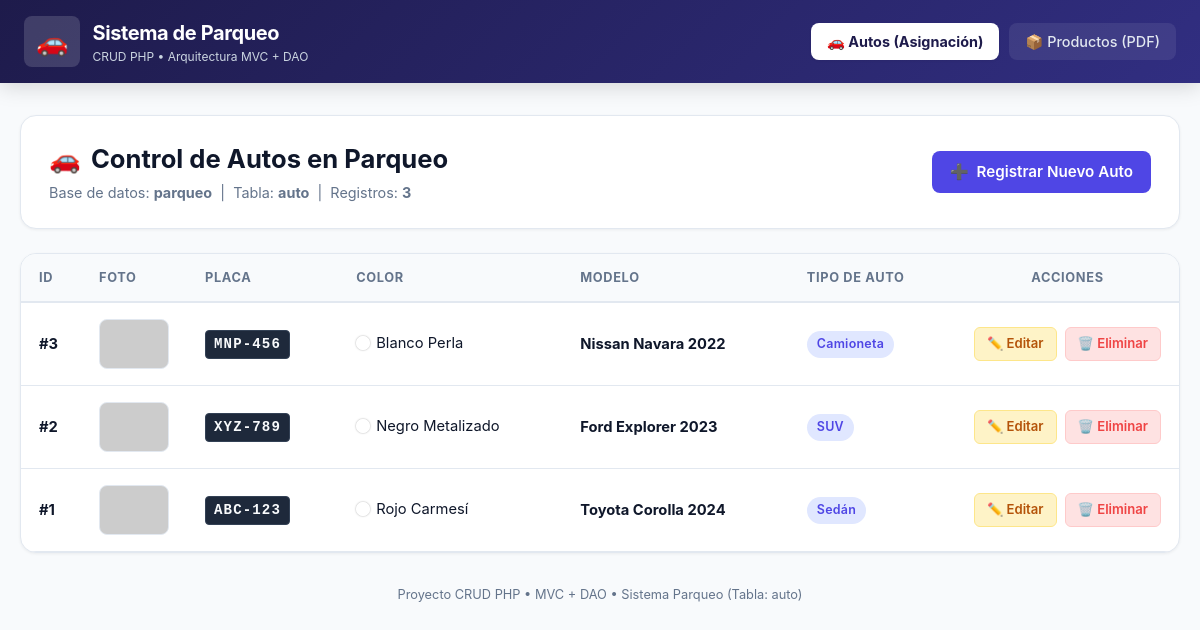
The page / on the database its author committed.
### tables this page shows
CREATE TABLE `auto` (
  `id` int NOT NULL AUTO_INCREMENT,
  `placa` varchar(20) NOT NULL,
  `color` varchar(50) NOT NULL,
  `modelo` varchar(100) NOT NULL,
  `tipoauto` varchar(50) NOT NULL,
  `fotografia` varchar(255) DEFAULT '',
  PRIMARY KEY (`id`)
);

### controlador/AutoController.php (called while the page is built, shortened)
<?php
require_once "modelo/Auto.php";
require_once "modelo/AutoDao.php";
class AutoController
{
    private $dao;
    public function __construct($dao)
    {
        $this->dao = $dao;
    }
    public function index()
    {
        $autos = $this->dao->listar();
        require "vista/autos/index.php";
    }
}

### modelo/AutoDao.php (called while the page is built, shortened)
<?php
require_once "modelo/Auto.php";
class AutoDao
{
    private $conexion;
    public function __construct($conexion)
    {
        $this->conexion = $conexion;
    }
    public function listar()
    {
        $sql = "SELECT id, placa, color, modelo, tipoauto, fotografia
                FROM auto
                ORDER BY id DESC";
        $stmt = $this->conexion->prepare($sql);
        $stmt->execute();
        $autos = [];
        while ($fila = $stmt->fetch(PDO::FETCH_ASSOC)) {
            $auto = new Auto(
                $fila["id"],
                $fila["placa"],
                $fila["color"],
                $fila["modelo"],
                $fila["tipoauto"],
                $fila["fotografia"]
            );
            $autos[] = $auto;
        }
        return $autos;
    }
}

### modelo/Auto.php (called while the page is built, shortened)
<?php
class Auto
{
    private $id;
    private $placa;
    private $color;
    private $modelo;
    private $tipoauto;
    private $fotografia;
    public function __construct(
        $id = null,
        $placa = "",
        $color = "",
        $modelo = "",
        $tipoauto = "",
        $fotografia = ""
    ) {
        $this->id = $id;
        $this->placa = $placa;
        $this->color = $color;
        $this->modelo = $modelo;
        $this->tipoauto = $tipoauto;
        $this->fotografia = $fotografia;
    }
    public function getId()
    {
        return $this->id;
    }
    public function getPlaca()
    {
        return $this->placa;
    }
    public function getColor()
    {
        return $this->color;
    }
    public function getModelo()
    {
        return $this->modelo;
    }
    public function getTipoauto()
    {
        return $this->tipoauto;
    }
    public function getFotografia()
    {
        return $this->fotografia;
    }
}

### vista/autos/index.php (the view, shortened to what this page needs)
<!DOCTYPE html>
<html lang="es">
<head>
    <link rel="stylesheet" href="public/css/estilos.css">
</head>
<body>
    <header class="navbar">
        <div class="nav-container">
            <a href="index.php" class="brand">
                <span class="brand-icon">🚗</span>
                <div>
                    <span class="brand-title">Sistema de Parqueo</span>
                    <span class="brand-subtitle">CRUD PHP • Arquitectura MVC + DAO</span>
                </div>
            </a>
            <nav class="nav-links">
                <a href="index.php?modulo=autos" class="nav-btn active">🚗 Autos (Asignación)</a>
                <a href="index.php?modulo=productos" class="nav-btn">📦 Productos (PDF)</a>
            </nav>
        </div>
    </header>
    <main class="container">
        <div class="header-card">
            <div class="header-info">
                <h1><span>🚗</span> Control de Autos en Parqueo</h1>
                <p>Base de datos: <strong>parqueo</strong> &nbsp;|&nbsp; Tabla: <strong>auto</strong> &nbsp;|&nbsp; Registros: <strong><?= count($autos) ?></strong></p>
            </div>
            <a href="index.php?accion=nuevo" class="btn btn-primary">
                <span>➕</span> Registrar Nuevo Auto
            </a>
        </div>
        <div class="table-card">
            <div class="table-responsive">
                <table class="styled-table">
                    <thead>
                        <tr>
                            <th style="width: 60px;">ID</th>
                            <th style="width: 90px;">Foto</th>
                            <th>Placa</th>
                            <th>Color</th>
                            <th>Modelo</th>
                            <th>Tipo de Auto</th>
                            <th style="width: 170px; text-align: center;">Acciones</th>
                        </tr>
                    </thead>
                    <tbody>
                        <?php if (empty($autos)): ?>
                            <tr>
                                <td colspan="7">
                                    <div class="empty-state">
                                        <span class="empty-icon">🚙</span>
                                        <h3>No hay autos registrados</h3>
                                        <p>Presiona el botón "Registrar Nuevo Auto" para añadir el primero.</p>
                                    </div>
                                </td>
                            </tr>
                        <?php else: ?>
                            <?php foreach ($autos as $auto): ?>
                                <tr>
                                    <td><strong>#<?= $auto->getId() ?></strong></td>
                                    <td>
                                        <div class="thumbnail-box">
                                            <?php if (!empty($auto->getFotografia())): ?>
                                                <img src="<?= htmlspecialchars($auto->getFotografia()) ?>" alt="Auto" onerror="this.onerror=null; this.src='https://placehold.co/100x70?text=Auto';">
                                            <?php else: ?>
                                                <span class="thumbnail-placeholder">🚗</span>
                                            <?php endif; ?>
                                        </div>
                                    </td>
                                    <td>
                                        <span class="badge badge-plate"><?= htmlspecialchars($auto->getPlaca()) ?></span>
                                    </td>
                                    <td>
                                        <span class="badge-color-dot">
                                            <span class="color-indicator" style="background-color: <?= htmlspecialchars($auto->getColor()) ?>;"></span>
                                            <?= htmlspecialchars($auto->getColor()) ?>
                                        </span>
                                    </td>
                                    <td><strong><?= htmlspecialchars($auto->getModelo()) ?></strong></td>
                                    <td>
                                        <span class="badge badge-tipo"><?= htmlspecialchars($auto->getTipoauto()) ?></span>
                                    </td>
                                    <td style="text-align: center;">
                                        <div class="actions-cell" style="justify-content: center;">
                                            <a href="index.php?accion=editar&id=<?= $auto->getId() ?>" class="btn btn-warning btn-sm">
                                                ✏️ Editar
                                            </a>
                                            <a href="index.php?accion=eliminar&id=<?= $auto->getId() ?>" class="btn btn-danger btn-sm" onclick="return confirm('¿Estás seguro de que deseas eliminar el auto con placa <?= htmlspecialchars($auto->getPlaca()) ?>?');">
                                                🗑️ Eliminar
                                            </a>
                                        </div>
                                    </td>
                                </tr>
                            <?php endforeach; ?>
                        <?php endif; ?>
                    </tbody>
                </table>
            </div>
        </div>
        <footer class="footer-note">
            <p>Proyecto CRUD PHP • MVC + DAO • Sistema Parqueo (Tabla: auto)</p>
        </footer>
    </main>
</body>
</html>

### index.php (shortened to what this page needs)
<?php
$modulo = $_GET["modulo"] ?? "autos";
$accion = $_GET["accion"] ?? "index";
if ($modulo === "productos") {
    require_once "controlador/ProductoController.php";
    $db = new Database("tienda1");
    $conexion = $db->conectar();
    $dao = new ProductoDao($conexion);
    $controlador = new ProductoController($dao);
    switch ($accion) {
        case "nuevo":
            $controlador->nuevo();
            break;
        case "guardar":
            $controlador->guardar();
            break;
        case "editar":
            $controlador->editar();
            break;
        case "actualizar":
            $controlador->actualizar();
            break;
        case "eliminar":
            $controlador->eliminar();
            break;
        case "index":
        default:
            $controlador->index();
            break;
    }
} else {
    require_once "controlador/AutoController.php";
    $db = new Database("parqueo");
    $conexion = $db->conectar();
    $dao = new AutoDao($conexion);
    $controlador = new AutoController($dao);
    switch ($accion) {
        case "index":
        default:
            $controlador->index();
            break;
    }
}

### rows shown on the page
auto: id "3", placa "MNP-456", color "Blanco Perla", modelo "Nissan Navara 2022", tipoauto "Camioneta"
auto: id "2", placa "XYZ-789", color "Negro Metalizado", modelo "Ford Explorer 2023", tipoauto "SUV"
auto: id "1", placa "ABC-123", color "Rojo Carmesí", modelo "Toyota Corolla 2024", tipoauto "Sedán"

### other values the page prints
count($autos) "3"
